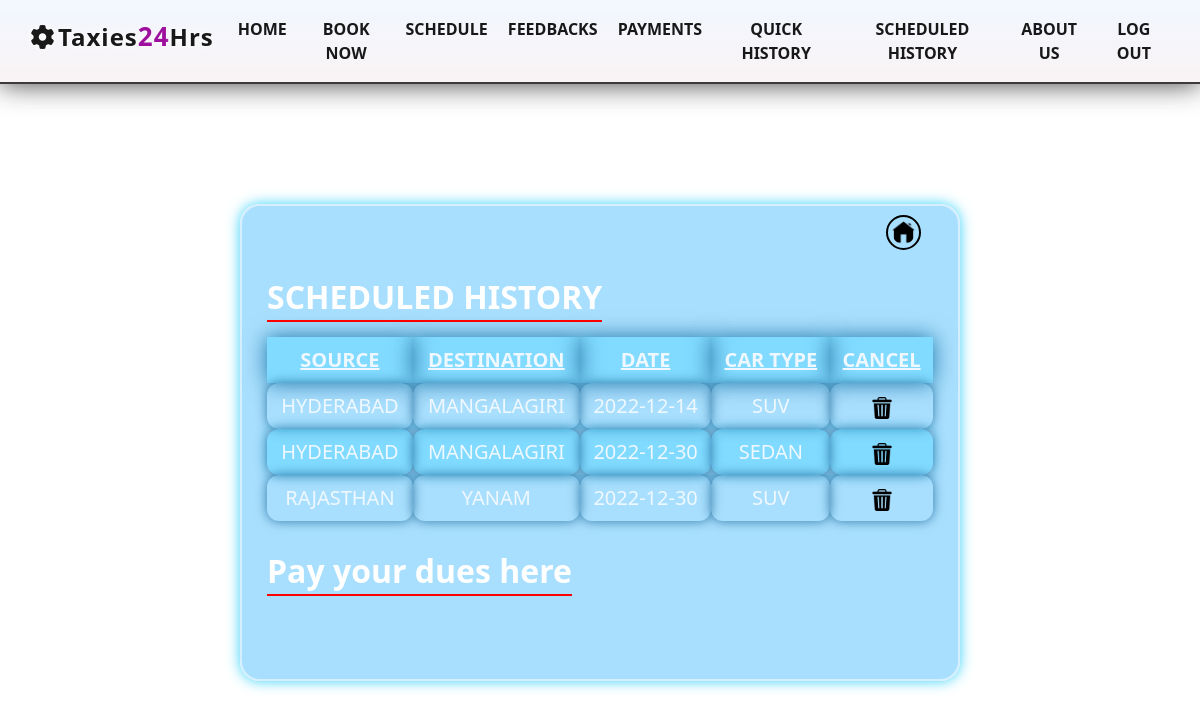
Page /history/ (signed in) on the committed database.
### Rentals/models.py (models this page shows, shortened)
class BookedForLater(models.Model):
    user_name = models.CharField(max_length=200)
    source = models.CharField(max_length=200)
    destination = models.CharField(max_length=200)
    date = models.CharField(max_length=30)
    time = models.CharField(max_length=30)
    cartype = models.CharField(max_length=100)
    phone = models.CharField(max_length=13)

### Rentals/views.py (the view)
# urls.py: path('history/', views.BookingHistory, name='history'),
def BookingHistory(request):
    if request.user.is_authenticated:
        if request.user.is_staff == True:
            travel_list = BookedForLater.objects.all()
        else:
            username = request.user.username
            travel_list = BookedForLater.objects.filter(user_name=username)
        return render(request, 'Rentals/history.html', {'travel_list': travel_list})
    messages.error(request, 'Please, Login First!')
    return redirect('/')

### Rentals/templates/Rentals/history.html (shortened to what this page needs)
{% extends 'base.html' %}
{% block body %}
<div class="historytable">
    <a href="/"><img src="/static/styles/Images&Gifs/homeico.png" class="homemin"></a>
      <h1>SCHEDULED HISTORY</h1>
      <table>
      <tr>
        <th>SOURCE</th>
        <th>DESTINATION</th>
        <th>DATE</th>
        <th>CAR TYPE</th>
        <th>Cancel</th>
      </tr>
      {% for i in travel_list %}
      <tr>
        <td>{{i.source}}</td>
        <td>{{i.destination}}</td>
        <td>{{i.date}}</td>
        <td>{{i.cartype}}</td>
        <td><a href="delete/{{ i.id }}"><img src="/static/styles/Images&Gifs/bin.png" class="delbin"></a></td>
      </tr>
      {% endfor %}
      </table>
      <h1 class="payment">Pay your dues here </h1><form><script src="https://checkout.razorpay.com/v1/payment-button.js" data-payment_button_id="pl_KnLeWBdEYw7nhW" async> </script> </form>
  </div>
{% endblock body %}

### Rentals/static/styles/homestyle.css (style rules this page uses)
* { margin: 0; padding: 0; }
html { box-sizing: border-box; scroll-behavior: smooth; }
body { margin: 0; background: url(/static/styles/Images&Gifs/hmbg.jpg) no-repeat center center fixed; background-size: cover; overflow-x: hidden; font-family: "Poppins", sans-serif; }
.homemin { border: 2px solid black; padding: 4px; width: 35px; border-radius: 20px; position: absolute; left: 90%; top: 2%; }
.historytable { margin: auto; margin-top: 10%; box-shadow: 0 0 14px #39d2f8; backdrop-filter: blur(4px); width: 60%; min-width: fit-content; font-size: 20px; padding: 68px 25px; background-color: rgba(55, 180, 252, 0.428); color: rgb(255, 255, 255); border: 2px solid #d6efff; border-radius: 20px; }
.payment { padding: 6px; margin-top: 4%; }
.historytable h1 { font-weight: bold; color: rgb(255, 255, 255); display: inline-block; font-size: 32px; border-bottom: 2px solid rgb(255, 0, 0); margin-bottom: 15px; padding: 4px 0; }
table { text-transform: uppercase; color: aliceblue; text-align: center; border-collapse: collapse; width: 100%; }
td { box-shadow: 0 0 12px #126091cf; text-align: center; border-radius: 12px; border: 1px solid #5abdff; padding: 8px; }
th { box-shadow: 0 0 22px #126091cf; text-decoration: underline; border: 3px solid #5abdff; padding: 8px; }
tr:nth-child(odd) { background-color: #3aceff5b; box-shadow: 0 0 12px #3aceff5b; }
.delbin { width: 22px; }

### Rentals/static/styles/about.css (style rules this page uses)
* { margin: 0; padding: 0; }
body { max-width: 100dvw; overflow-x: hidden; z-index: -999; margin: 0; font-family: "Poppins", sans-serif; -webkit-font-smoothing: antialiased; -moz-osx-font-smoothing: grayscale; }
*, *:before, *:after { box-sizing: inherit; }

### rows in the picture
BookedForLater: source "HYDERABAD", destination "MANGALAGIRI", date "2022-12-14", cartype "SUV"
BookedForLater: source "HYDERABAD", destination "MANGALAGIRI", date "2022-12-30", cartype "SEDAN"
BookedForLater: source "RAJASTHAN", destination "YANAM", date "2022-12-30", cartype "SUV"
